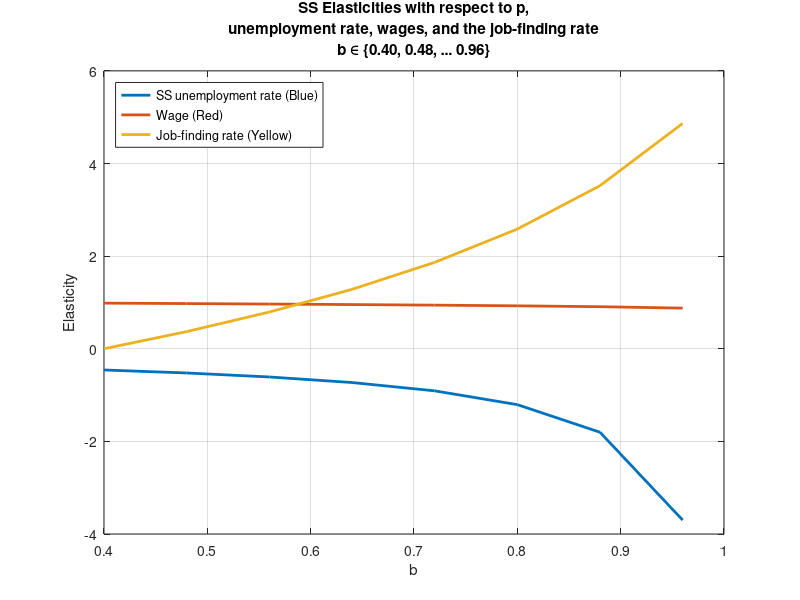

Reproduce this figure in MATLAB.
%==========================================================================
%% 2 percentage signs represent sections of code;
% 1 percentage sign represents comments for code or commented out code;

% Answers to question parts that don't involve code can be found at the
% bottom of the programme, in the section ``Questions asked in problemset x
% that don't involve code".

% Text answers to question parts that involve code will be between the
% sub-section label:
%=======
% ANSWER
%=======
% Answer here
%===========
% END ANSWER
%===========

% Comments that are important will be between the sub-section label:
%=====
% NOTE
%=====
% Important note here
%=========
% END NOTE
%=========
% ECO387E Problem Set 1, 2
% Paul Le Tran, plt377
% 16 February, 2022
%==========================================================================

%==========================================================================
%% Setting up workspace
clear all;
close all;
clc;

home_dir = 'path\to\programmes';

cd(home_dir);
%==========================================================================

%==========================================================================
%% Part 2a: Model with exogenous separations. Compute the steady-state (SS) values of the wage, w, and job-finding rate, \phi.
% Creating calibration variables
p_a = 1;
b = 0.4;
lambda = 0.03;
eta = 0.72;
beta = 0.72;
r = 0.004;
% Setting matching mismatch parameter, \mu to problem specification
mu = 1;

% Creating job-filling rate function, q(\theta)
q_theta = @(theta) mu.*((1./theta).^eta);

% Creating job-finding rate function, \phi(\theta)
phi_theta = @(theta) theta.*q_theta(theta);

% Creating SS Beveridge curve equation as a function of \theta
u_theta_ss = @(theta) lambda./(lambda + phi_theta(theta));

% Finding the SS unemployment rate given theta_ss (we are given it is 0.05)
u_ss_a = 0.05;

% Solving for theta that yields unemployment rate of 0.05
theta0 = 0.10;
theta_for_u005_ss = fsolve(@(theta) u_theta_ss(theta) - u_ss_a, theta0);

% Creating SS function k(\theta). This is done by substituting the wage
% equation into the job creation condition equation, then rearranging to
% have k as a function of \theta.
k_theta_ss = @(theta) ((1 - beta)*(p_a - b).*q_theta(theta))./(lambda + r + beta.*phi_theta(theta));

% Creating SS wage equation as a function of \theta
w_theta_ss = @(theta) (1 - beta)*b + beta.*(p_a + theta.*k_theta_ss(theta));

% Finding SS k given the \theta value that results in SS unemployment rate
% to equal 0.05
k_ss_a = k_theta_ss(theta_for_u005_ss);

% Finding SS wage given the \theta value that results in SS unemployment
% rate to equal 0.05
w_ss_a = w_theta_ss(theta_for_u005_ss);

% Finding SS job-finding rate given the \theta value that results in SS
% unemployment rate to equal 0.05
phi_ss_a = phi_theta(theta_for_u005_ss);
%=======
% ANSWER
%=======
% Given our calibration values and mismatching parameter $\mu = 1$, we find
% that $k = 1.6043% will result in SS equilibrium $u = 0.05$, $\theta = 0.1343$ w = 0.9871$, $\phi(\theta) = 0.57$.
%===========
% END ANSWER
%===========
%==========================================================================

%==========================================================================
%% Part 2b: Compute the SS unemployment rate, job-finding rate, and wage for the same calibration as in 2a., but choosing p = 1.1. What is the SS elasticity of u, w, and \phi with respect to productivity p?
% Creating calibration variables
p = 1.1;
b = 0.4;
lambda = 0.03;
eta = 0.72;
beta = 0.72;
r = 0.004;
% Setting matching mismatch parameter, \mu to problem specification
mu = 1;
% Setting parameter k to equal the solved value from part 2a.
k = k_ss_a;

% Creating job-filling rate function, q(\theta)
q_theta = @(theta) mu.*((1./theta).^eta);

% Creating job-finding rate function, \phi(\theta)
phi_theta = @(theta) theta.*q_theta(theta);

% Creating SS wage equation as a function of \theta
w_theta_ss = @(theta) (1 - beta)*b + beta.*(p + theta.*k);

% Creating SS job creation condition equation as a function of \theta
jc_theta_ss = @(theta) ((p - w_theta_ss(theta))./(r + lambda)) - k./q_theta(theta);

% Creating SS Beveridge curve equation as a function of \theta
u_theta_ss = @(theta) lambda./(lambda + phi_theta(theta));

% Finding \theta such that SS job creation condition (with wage equation
% plugged in) is equal to zero
theta0 = 0.47;
theta_ss = fsolve(@(theta) jc_theta_ss(theta), theta0);

% Finding the SS wage given theta_ss
w_ss = w_theta_ss(theta_ss);

% Finding the SS unemployment rate given theta_ss
u_ss = u_theta_ss(theta_ss);

% Finding the SS job-finding rate given theta_ss
phi_ss = phi_theta(theta_ss);
%=======
% ANSWER
%=======
% With productivity $p = 1.1$ and every other calibration parameter set the
% same as in part 2a., we find that SS $u = 0.0479, \phi(\theta) = 0.5957, w = 1.0856$.
%===========
% END ANSWER
%===========

% To avoid more mindless algebra and derivatives (ASK PROFESSOR MUELLER IF
% THIS IS ACTUALLY THE DESIRED METHOD), we will use the ratio of per cent
% changes definition of elasticity with respect to p.
u_elasticity_wrt_p = ((u_ss - u_ss_a)/(u_ss + u_ss_a))/((p - p_a)/(p + p_a));
w_elasticity_wrt_p = ((w_ss - w_ss_a)/(w_ss + w_ss_a))/((p - p_a)/(p + p_a));
phi_elasticity_wrt_p = ((phi_ss - phi_ss_a)/(phi_ss + phi_ss_a))/((p - p_a)/(p + p_a));
%=======
% ANSWER
%=======
% Using $p \in {1, 1.1}$, the SS elasticities of unemployment rate, wage,
% and job-finding rate with respect to p are -0.4402, 0.9975, and 0.4628
% respectively.
%===========
% END ANSWER
%===========
%==========================================================================

%==========================================================================
%% Part 2c: Compute the SS elasticities of u, w, and \phi with respect to p for the same calibration as in 2a., but where you set \beta = 0.2. Moreover, is the SS unemployment rate with this alternative calibration too low or too high to the socially efficient unemployment rate? Describe your intuition why this is so.
%======================================================
% Calculating SS u, w, and \phi with p = 1, \beta = 0.2 
%======================================================
% Creating calibration variables
p = 1;
b = 0.4;
lambda = 0.03;
eta = 0.72;
beta = 0.2;
r = 0.004;
% Setting matching mismatch parameter, \mu to problem specification
mu = 1;
% Setting parameter k to equal the solved value from part 2a.
k = k_ss_a;

% Creating job-filling rate function, q(\theta)
q_theta = @(theta) mu.*((1./theta).^eta);

% Creating job-finding rate function, \phi(\theta)
phi_theta = @(theta) theta.*q_theta(theta);

% Creating SS wage equation as a function of \theta
w_theta_ss = @(theta) (1 - beta)*b + beta.*(p + theta.*k);

% Creating SS job creation condition equation as a function of \theta
jc_theta_ss = @(theta) ((p - w_theta_ss(theta))./(r + lambda)) - k./q_theta(theta);

% Creating SS Beveridge curve equation as a function of \theta
u_theta_ss = @(theta) lambda./(lambda + phi_theta(theta));

% Finding \theta such that SS job creation condition (with wage equation
% plugged in) is equal to zero
theta0 = 0.47;
theta_ss_p1 = fsolve(@(theta) jc_theta_ss(theta), theta0);

% Finding the SS wage given theta_ss
w_ss_p1 = w_theta_ss(theta_ss_p1);

% Finding the SS unemployment rate given theta_ss
u_ss_p1 = u_theta_ss(theta_ss_p1);

% Finding the SS job-finding rate given theta_ss
phi_ss_p1 = phi_theta(theta_ss_p1);

%========================================================
% Calculating SS u, w, and \phi with p = 1.1, \beta = 0.2 
%========================================================
% Creating calibration variables
p = 1.1;
b = 0.4;
lambda = 0.03;
eta = 0.72;
beta = 0.2;
r = 0.004;
% Setting matching mismatch parameter, \mu to problem specification
mu = 1;
% Setting parameter k to equal the solved value from part 2a.
k = k_ss_a;

% Creating job-filling rate function, q(\theta)
q_theta = @(theta) mu.*((1./theta).^eta);

% Creating job-finding rate function, \phi(\theta)
phi_theta = @(theta) theta.*q_theta(theta);

% Creating SS wage equation as a function of \theta
w_theta_ss = @(theta) (1 - beta)*b + beta.*(p + theta.*k);

% Creating SS job creation condition equation as a function of \theta
jc_theta_ss = @(theta) ((p - w_theta_ss(theta))./(r + lambda)) - k./q_theta(theta);

% Creating SS Beveridge curve equation as a function of \theta
u_theta_ss = @(theta) lambda./(lambda + phi_theta(theta));

% Finding \theta such that SS job creation condition (with wage equation
% plugged in) is equal to zero
theta0 = 0.47;
theta_ss_p11 = fsolve(@(theta) jc_theta_ss(theta), theta0);

% Finding the SS wage given theta_ss
w_ss_p11 = w_theta_ss(theta_ss_p11);

% Finding the SS unemployment rate given theta_ss
u_ss_p11 = u_theta_ss(theta_ss_p11);

% Finding the SS job-finding rate given theta_ss
phi_ss_p11 = phi_theta(theta_ss_p11);

% To avoid more mindless algebra and derivatives (ASK PROFESSOR MUELLER IF
% THIS IS ACTUALLY THE DESIRED METHOD), we will use the ratio of per cent
% changes definition of elasticity with respect to p.
u_elasticity_wrt_p = ((u_ss_p11 - u_ss_p1)/(u_ss_p11 + u_ss_p1))/((1.1 - 1)/(1.1 + 1));
w_elasticity_wrt_p = ((w_ss_p11 - w_ss_p1)/(w_ss_p11 + w_ss_p1))/((1.1 - 1)/(1.1 + 1));
phi_elasticity_wrt_p = ((phi_ss_p11 - phi_ss_p1)/(phi_ss_p11 + phi_ss_p1))/((1.1 - 1)/(1.1 + 1));
%=======
% ANSWER
%=======
% Using $p \in {1, 1.1}$, the SS elasticities of unemployment rate, wage,
% and job-finding rate with respect to p are -0.4583, 0.9851, and 0.4708
% respectively.

% We see that the SS unemployment rate in this alternative calibration is
% too low relative to the socially efficient unemployment rate. This is
% because $\beta = 0.2 < \eta = 0.72$, meaning Hosios' condition is not
% met. Intuitively, this inequality will result in firms creating more
% congestion to other firms compared to congestion created amongst workers
% (not that this is at the margin).
%===========
% END ANSWER
%===========
%==========================================================================

%==========================================================================
%% Part 2d: Compute the SS elasticities of u, w, and \phi for the same calibration as in 2a., but where you set \beta = 0.2 and where you vary the parameter b in 0.08-increments from 0.40 to 0.96. Plot the SS elasticities in a graph as a function of b.
%=================================================================
% Calculating SS u, w, and \phi with p = 1, \beta = 0.2, varying b 
%=================================================================
% Creating calibration variables
p = 1;
b = [0.40:0.08:0.96];
lambda = 0.03;
eta = 0.72;
beta = 0.2;
r = 0.004;
% Setting matching mismatch parameter, \mu to problem specification
mu = 1;
% Setting parameter k to equal the solved value from part 2a.
k = k_ss_a;

% Creating job-filling rate function, q(\theta)
q_theta = @(theta) mu.*((1./theta).^eta);

% Creating job-finding rate function, \phi(\theta)
phi_theta = @(theta) theta.*q_theta(theta);

% Creating SS wage equation as a function of \theta
w_theta_ss = @(theta) (1 - beta)*b + beta.*(p + theta.*k);

% Creating SS job creation condition equation as a function of \theta
jc_theta_ss = @(theta) ((p - w_theta_ss(theta))./(r + lambda)) - k./q_theta(theta);

% Creating SS Beveridge curve equation as a function of \theta
u_theta_ss = @(theta) lambda./(lambda + phi_theta(theta));

% Finding \theta such that SS job creation condition (with wage equation
% plugged in) is equal to zero
theta0 = repmat(0.47, 1, length(b));
theta_ss_p1 = fsolve(@(theta) jc_theta_ss(theta), theta0);

% Finding the SS wage given theta_ss
w_ss_p1 = w_theta_ss(theta_ss_p1);

% Finding the SS unemployment rate given theta_ss
u_ss_p1 = u_theta_ss(theta_ss_p1);

% Finding the SS job-finding rate given theta_ss
phi_ss_p1 = phi_theta(theta_ss_p1);

%===================================================================
% Calculating SS u, w, and \phi with p = 1.1, \beta = 0.2, varying b 
%===================================================================
% Creating calibration variables
p = 1.1;
b = [0.40:0.08:0.96];
lambda = 0.03;
eta = 0.72;
beta = 0.2;
r = 0.004;
% Setting matching mismatch parameter, \mu to problem specification
mu = 1;
% Setting parameter k to equal the solved value from part 2a.
k = k_ss_a;

% Creating job-filling rate function, q(\theta)
q_theta = @(theta) mu.*((1./theta).^eta);

% Creating job-finding rate function, \phi(\theta)
phi_theta = @(theta) theta.*q_theta(theta);

% Creating SS wage equation as a function of \theta
w_theta_ss = @(theta) (1 - beta)*b + beta.*(p + theta.*k);

% Creating SS job creation condition equation as a function of \theta
jc_theta_ss = @(theta) ((p - w_theta_ss(theta))./(r + lambda)) - k./q_theta(theta);

% Creating SS Beveridge curve equation as a function of \theta
u_theta_ss = @(theta) lambda./(lambda + phi_theta(theta));

% Finding \theta such that SS job creation condition (with wage equation
% plugged in) is equal to zero
theta0 = repmat(0.47, 1, length(b));
theta_ss_p11 = fsolve(@(theta) jc_theta_ss(theta), theta0);

% Finding the SS wage given theta_ss
w_ss_p11 = w_theta_ss(theta_ss_p11);

% Finding the SS unemployment rate given theta_ss
u_ss_p11 = u_theta_ss(theta_ss_p11);

% Finding the SS job-finding rate given theta_ss
phi_ss_p1 = phi_theta(theta_ss_p11);

% To avoid more mindless algebra and derivatives (ASK PROFESSOR MUELLER IF
% THIS IS ACTUALLY THE DESIRED METHOD), we will use the ratio of per cent
% changes definition of elasticity with respect to p.
u_elasticity_wrt_p = ((u_ss_p11 - u_ss_p1)./(u_ss_p11 + u_ss_p1))./((1.1 - 1)./(1.1 + 1));
w_elasticity_wrt_p = ((w_ss_p11 - w_ss_p1)./(w_ss_p11 + w_ss_p1))./((1.1 - 1)./(1.1 + 1));
phi_elasticity_wrt_p = ((phi_ss_p11 - phi_ss_p1)./(phi_ss_p11 + phi_ss_p1))./((1.1 - 1)./(1.1 + 1));

% Plotting SS elasticities wrt p
plot(b, u_elasticity_wrt_p, 'LineWidth', 2);
hold on
plot(b, w_elasticity_wrt_p, 'LineWidth', 2);
hold on
plot(b, phi_elasticity_wrt_p, 'LineWidth', 2);
grid on
xlabel('b');
ylabel('Elasticity');
hold on

% Creating legend
legend('SS unemployment rate (Blue)', 'Wage (Red)', 'Job-finding rate (Yellow)', 'Location', 'Northwest');

% Creating title
title({'SS Elasticities with respect to p,', 'unemployment rate, wages, and the job-finding rate', 'b \in \{0.40, 0.48, \ldots 0.96\}'});

saveas(gcf, 'path\to\graphics\2d_plot.png');
close(gcf);